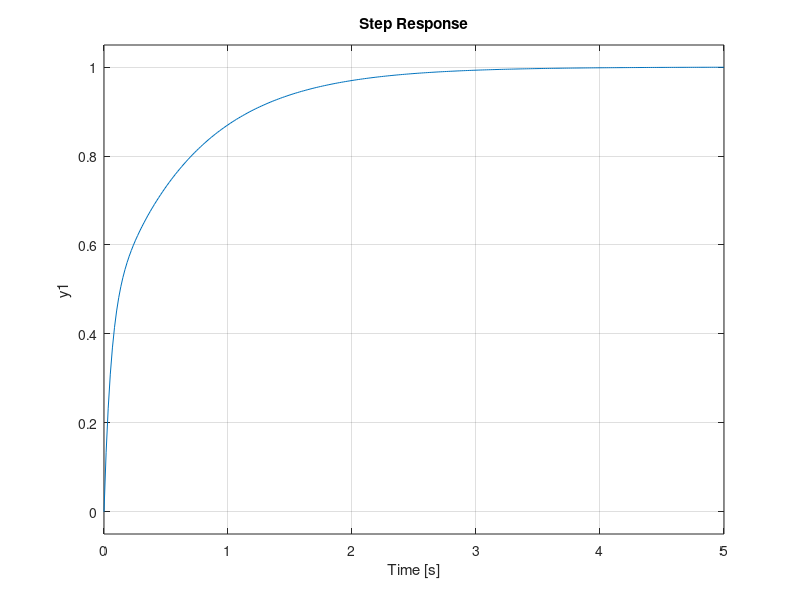

MATLAB code for this plot:
%Berechnungen der Reglerparameter anhand Methode 2 Ziegler Nichols

%Prozessparameter
K = 1.175;
T = 0.091;
DT = 0.2;
T_t = DT/2; %Mindeste Totzeit, durch diskrete Abtastung
%Prozess
P_s = tf([K], [T 1]);

%Reglerparameter
kp = (0.9/K)*(T/T_t)
ki = kp/(3.33*T_t)
%Regler
C_s = tf([kp ki],[1 0]);

%Übertragungsfunktion offener Regelkreis
F_0 = tf([K*kp K*ki], [T 1 0]);

%Führungsübertragungsfunktion
H_s = tf([K*kp K*ki], [T (1+K*kp) K*ki]);
%Polstellen der Führungsübertagungsfunktion
s_1 = (-(1+K*kp)+sqrt((1+K*kp)^2-4*T*K*ki))/(2*T)
s_2 = (-(1+K*kp)-sqrt((1+K*kp)^2-4*T*K*ki))/(2*T)

%Stabilitätsreserven für Robustheit gegenüber der Totzeit
step(H_s);
[Gm, Pm, ~, ~] = margin(F_0);

%Diskretisierung des Reglers
c2d(C_s, DT, 'tustin')




